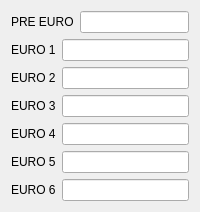
              <widget class="QWidget" name="tab_10">
               <attribute name="title">
                <string>CO2</string>
               </attribute>
               <layout class="QVBoxLayout" name="verticalLayout_29">
                <item>
                 <layout class="QHBoxLayout" name="horizontalLayout_50">
                  <item>
                   <widget class="QLabel" name="label_48">
                    <property name="text">
                     <string>PRE EURO</string>
                    </property>
                   </widget>
                  </item>
                  <item>
                   <widget class="QLineEdit" name="lineEdit_28"/>
                  </item>
                 </layout>
                </item>
                <item>
                 <layout class="QHBoxLayout" name="horizontalLayout_48">
                  <item>
                   <widget class="QLabel" name="label_46">
                    <property name="text">
                     <string>EURO 1</string>
                    </property>
                   </widget>
                  </item>
                  <item>
                   <widget class="QLineEdit" name="lineEdit_26"/>
                  </item>
                 </layout>
                </item>
                <item>
                 <layout class="QHBoxLayout" name="horizontalLayout_51">
                  <item>
                   <widget class="QLabel" name="label_49">
                    <property name="text">
                     <string>EURO 2</string>
                    </property>
                   </widget>
                  </item>
                  <item>
                   <widget class="QLineEdit" name="lineEdit_29"/>
                  </item>
                 </layout>
                </item>
                <item>
                 <layout class="QHBoxLayout" name="horizontalLayout_47">
                  <item>
                   <widget class="QLabel" name="label_45">
                    <property name="text">
                     <string>EURO 3</string>
                    </property>
                   </widget>
                  </item>
                  <item>
                   <widget class="QLineEdit" name="lineEdit_25"/>
                  </item>
                 </layout>
                </item>
                <item>
                 <layout class="QHBoxLayout" name="horizontalLayout_49">
                  <item>
                   <widget class="QLabel" name="label_47">
                    <property name="text">
                     <string>EURO 4</string>
                    </property>
                   </widget>
                  </item>
                  <item>
                   <widget class="QLineEdit" name="lineEdit_27"/>
                  </item>
                 </layout>
                </item>
                <item>
                 <layout class="QHBoxLayout" name="horizontalLayout_46">
                  <item>
                   <widget class="QLabel" name="label_44">
                    <property name="text">
                     <string>EURO 5</string>
                    </property>
                   </widget>
                  </item>
                  <item>
                   <widget class="QLineEdit" name="lineEdit_24"/>
                  </item>
                 </layout>
                </item>
                <item>
                 <layout class="QHBoxLayout" name="horizontalLayout_52">
                  <item>
                   <widget class="QLabel" name="label_50">
                    <property name="text">
                     <string>EURO 6</string>
                    </property>
                   </widget>
                  </item>
                  <item>
                   <widget class="QLineEdit" name="lineEdit_30"/>
                  </item>
                 </layout>
                </item>
               </layout>
              </widget>
